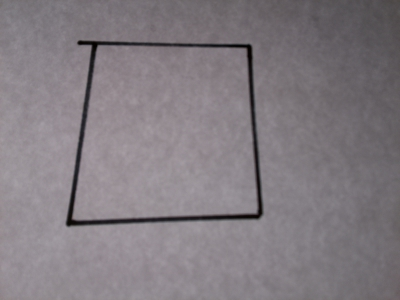
#> input picture 12_18/lines.jpg, 400 x 300 px
$ python preferredGUIopenCvThreshold_both.py
#> lines starting #> are read from the running program, lines starting #| are printed output that depends on the picture; after the words box and inside, x2 and y2 are one past the last pixel; in counts of white or black regions, pixels touching at a corner belong together
'''
*Author: Sebastian Roubert Martinez
*Last Date Modified: 12/17/2019
*The following script has two options to run: 1) python3 <name/of/this/file> new or 2) <name/of/this/file>
*running with new allows the user to take a picture, analyze, save original as 'lines.jpg', then work with GUI
*running without new allows user to work with GUI on previously taken picture
'''

import cv2
import numpy as np
import subprocess

'''
*to try with RPi 4: stream.array has much richer data native to openCV
'''


'''
takes a new picture
'''
import sys
if len(sys.argv)>2:
    print("Usage: pass either 'new' or nothing to test")
    sys.exit(1)

if (len(sys.argv) == 2):
    if (str(sys.argv[1]) == 'new'):
        cmd = "raspistill -o lines.jpg -w 400 -h 300"
        subprocess.call(cmd, shell = True)


'''
*working with GUI
'''
cv2.namedWindow('GUI', cv2.WINDOW_NORMAL)
global img
img = cv2.imread('lines.jpg')
#> img is the input picture: shape (300, 400, 3); mean B, G, R 129.1, 123.6, 130.3
#> slider 'Edge Detection: Low Threshold' is set to 100
#> slider 'Edge Detection: High Threshold' is set to 500
cv2.resizeWindow('GUI',600,600)

v1 = 1
v2 = 1
v3 = 0
v4 = 0

def doEdgesAndLines():
    img = cv2.imread('lines.jpg')
    edges = cv2.Canny(img,v1,v2) #edge algorithm
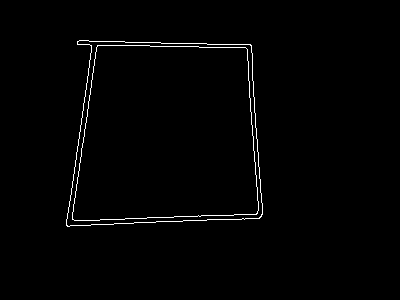
#> edges: shape (300, 400); 1.2% white in thin lines or dots, all inside (x1, y1, x2, y2) = (66, 40, 263, 227)

    global lines
    global goodLineArray
    goodLineArray = np.empty([1,4])

    if ( (v1>0) & (v2>0) & (v3>0) & (v4 >0) ):

        lines = cv2.HoughLinesP(edges,1,np.pi/180,100,v3,v4)
        if lines is not None:
            for line in lines:
                goodLineArray = np.concatenate((goodLineArray,line),axis=0)
                for x1,y1,x2,y2 in line:
                    cv2.line(img,(x1,y1),(x2,y2),(0,255,0),2)
                    cv2.imwrite("testResults.jpg", img)


    edges = cv2.cvtColor(edges,cv2.COLOR_GRAY2BGR)
    res = np.concatenate((img,edges),axis = 0)
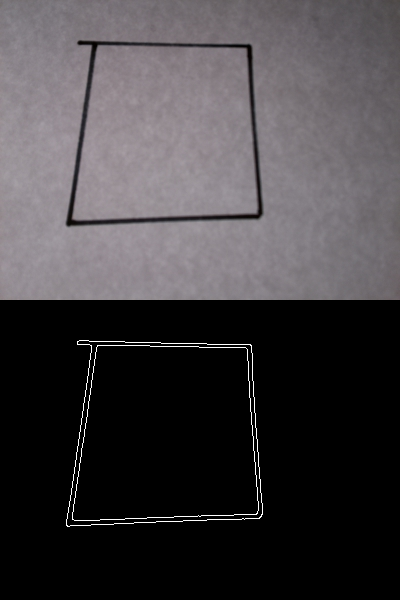
#> res: shape (600, 400, 3); mean B, G, R 66, 63.3, 66.7
    cv2.imshow('GUI',res)


def setVal1(val):
    global v1
    v1 = val
    doEdgesAndLines()
def setVal2(val):
    global v2
    v2 = val
    doEdgesAndLines()
def setVal3(val):
    global v3
    v3 = val
    doEdgesAndLines()
def setVal4(val):
    global v4
    v4 = val
    doEdgesAndLines()


cv2.createTrackbar('Edge Detection: Low Threshold','GUI',0,500,setVal1)
cv2.createTrackbar('Edge Detection: High Threshold','GUI',0,500,setVal2)
cv2.createTrackbar('Line Finding: Min Line Length','GUI',1,100,setVal3)
cv2.createTrackbar('Line Finding: Max Line Gap','GUI',1,100,setVal4)

cv2.imshow('GUI',img)
cv2.waitKey(0)
cv2.imwrite("testResults.jpg", img)


print(goodLineArray)


cv2.destroyAllWindows

#
